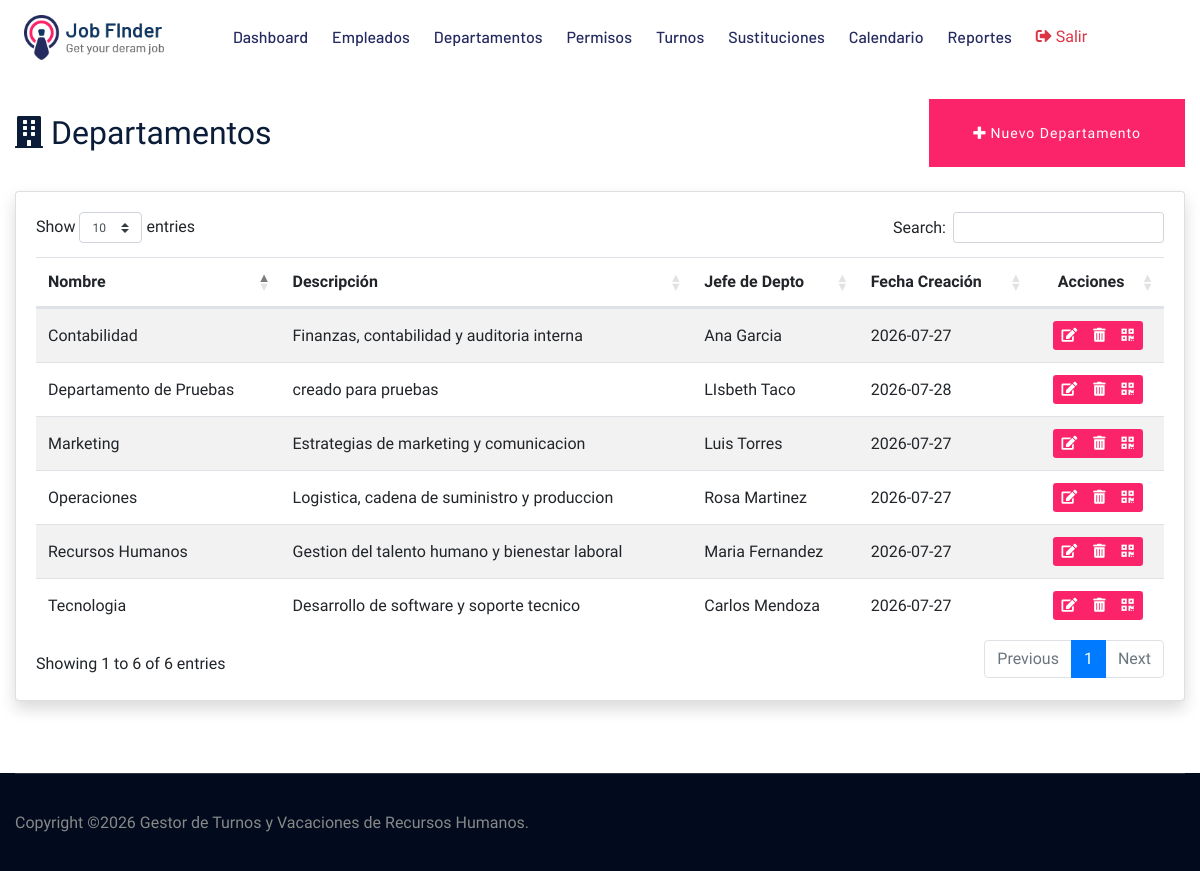
Page /departamentos/ (signed in) on the committed database.
### Vacaciones/models.py (models this page shows, shortened)
class Departamento(models.Model):
    nombre = models.CharField(max_length=100, unique=True)
    descripcion = models.TextField(blank=True, default='')
    jefe_departamento = models.CharField(max_length=150, blank=True, default='')
    fecha_creacion = models.DateField(auto_now_add=True)
    class Meta:
        ordering = ['nombre']

### Vacaciones/views.py (the view)
# urls.py: path('departamentos/', views.departamentos_lista, name='departamentos_lista'),
@login_required(login_url='login')
@admin_required
def departamentos_lista(request):
    departamentos_list = Departamento.objects.all()
    return render(request, 'Vacaciones/departamentos.html', {'departamentos_list': departamentos_list})

### Vacaciones/views.py (called while the page is built)
def es_admin(user):
    return user.is_authenticated and (user.is_superuser or user.is_staff or user.groups.filter(name='Admin').exists())

def admin_required(view_func):
    @wraps(view_func)
    def _wrapped(request, *args, **kwargs):
        if not es_admin(request.user):
            return redirect('Vacaciones:index')
        return view_func(request, *args, **kwargs)
    return _wrapped

### Vacaciones/templates/Vacaciones/departamentos.html (shortened to what this page needs)
{% extends 'PlantillaGeneral.html' %}
{% load static %}
{% block content %}
<div class="row mb-4">
    <div class="col-12 d-flex justify-content-between align-items-center">
        <h2 class="mb-0"><i class="fas fa-building mr-2"></i>Departamentos</h2>
        <a href="{% url 'Vacaciones:departamento_crear' %}" class="btn btn-primary">
            <i class="fas fa-plus mr-1"></i>Nuevo Departamento
        </a>
    </div>
</div>
<div class="card shadow">
    <div class="card-body">
        <div class="table-responsive">
            <table id="tablaDepartamentos" class="table table-hover table-striped w-100 mb-0">
                <thead>
                    <tr>
                        <th>Nombre</th>
                        <th>Descripción</th>
                        <th>Jefe de Depto</th>
                        <th>Fecha Creación</th>
                        <th class="text-center">Acciones</th>
                    </tr>
                </thead>
                <tbody>
                    {% for depto in departamentos_list %}
                    <tr>
                        <td class="align-middle">{{ depto.nombre }}</td>
                        <td class="align-middle">{{ depto.descripcion|default:"-" }}</td>
                        <td class="align-middle">{{ depto.jefe_departamento|default:"-" }}</td>
                        <td class="align-middle">{{ depto.fecha_creacion|date:"Y-m-d" }}</td>
                        <td class="text-center align-middle">
                            <div class="btn-group btn-group-sm" role="group">
                                <a class="btn btn-info btn-sm" href="{% url 'Vacaciones:departamento_editar' pk=depto.id %}" title="Editar">
                                    <i class="fas fa-edit"></i>
                                </a>
                                <button class="btn btn-danger btn-delete"
                                    data-id="{{ depto.id }}"
                                    title="Eliminar">
                                    <i class="fas fa-trash-alt"></i>
                                </button>
                                <button class="btn btn-warning btn-qr"
                                    data-info="Depto: {{ depto.nombre }} | Jefe: {{ depto.jefe_departamento|default:'-' }}"
                                    title="Generar QR">
                                    <i class="fas fa-qrcode"></i>
                                </button>
                            </div>
                        </td>
                    </tr>
                    {% endfor %}
                </tbody>
            </table>
        </div>
    </div>
</div>
{% endblock %}

### rows in the picture
Departamento: nombre "Contabilidad", descripcion "Finanzas, contabilidad y auditoria interna", jefe_departamento "Ana Garcia", fecha_creacion "2026-07-27"
Departamento: nombre "Departamento de Pruebas", descripcion "creado para pruebas", jefe_departamento "LIsbeth Taco", fecha_creacion "2026-07-28"
Departamento: nombre "Marketing", descripcion "Estrategias de marketing y comunicacion", jefe_departamento "Luis Torres", fecha_creacion "2026-07-27"
Departamento: nombre "Operaciones", descripcion "Logistica, cadena de suministro y produccion", jefe_departamento "Rosa Martinez", fecha_creacion "2026-07-27"
Departamento: nombre "Recursos Humanos", descripcion "Gestion del talento humano y bienestar laboral", jefe_departamento "Maria Fernandez", fecha_creacion "2026-07-27"
Departamento: nombre "Tecnologia", descripcion "Desarrollo de software y soporte tecnico", jefe_departamento "Carlos Mendoza", fecha_creacion "2026-07-27"
